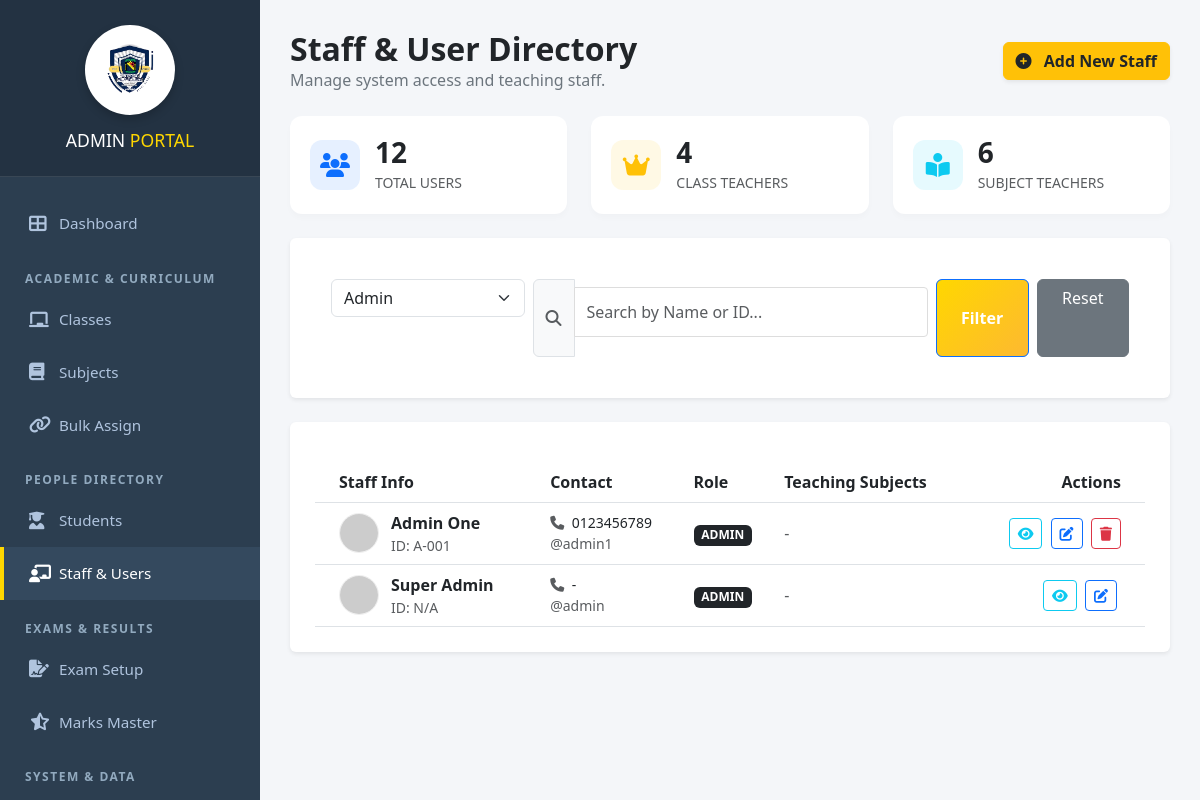
Page /admin/manage_users.php?role=admin (signed in) on the earlier database version.
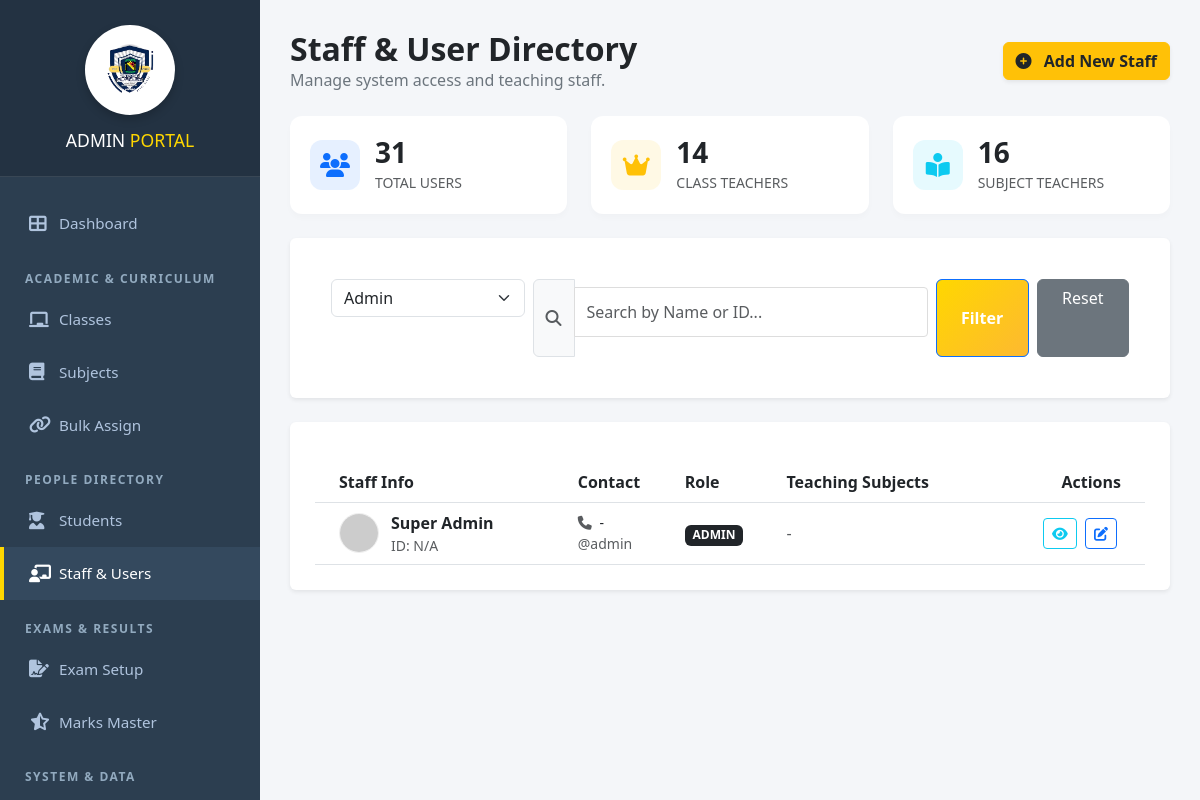
Same page on the later database version.
### tables this page shows
CREATE TABLE `users` (
  `user_id` int(11) NOT NULL,
  `username` varchar(50) NOT NULL,
  `password` varchar(255) NOT NULL,
  `full_name` varchar(100) NOT NULL,
  `role` enum('admin','class_teacher','subject_teacher') NOT NULL,
  `created_at` timestamp NULL DEFAULT current_timestamp(),
  `avatar` varchar(255) DEFAULT NULL,
  `ic_no` varchar(50) DEFAULT NULL,
  `teacher_id_no` varchar(50) DEFAULT NULL,
  `phone` varchar(20) DEFAULT NULL,
  `teaching_subjects` text DEFAULT NULL
);

### admin/manage_users.php (the view, shortened to what the changed rows need)
<?php
include '../config/db.php';
include 'includes/header.php';
$stat_total = $conn->query("SELECT count(*) as c FROM users")->fetch_assoc()['c'];
$stat_class = $conn->query("SELECT count(*) as c FROM users WHERE role = 'class_teacher'")->fetch_assoc()['c'];
$stat_subj = $conn->query("SELECT count(*) as c FROM users WHERE role = 'subject_teacher'")->fetch_assoc()['c'];
$filter_role = isset($_GET['role']) ? $_GET['role'] : '';
$sql = "SELECT u.*,
        (
            SELECT GROUP_CONCAT(s.subject_name SEPARATOR ', ')
            FROM subjects s
            JOIN subject_teachers st ON s.subject_id = st.subject_id
            WHERE st.teacher_id = u.user_id
        ) as teaching_subjects
        FROM users u WHERE 1=1";
if ($filter_role)
    $sql .= " AND u.role = '$filter_role'";
$sql .= " ORDER BY u.created_at DESC";
$users = $conn->query($sql);
?>
<link href="https://cdn.jsdelivr.net/npm/bootstrap@5.3.0/dist/css/bootstrap.min.css" rel="stylesheet">
<link href="https://cdnjs.cloudflare.com/ajax/libs/font-awesome/6.4.0/css/all.min.css" rel="stylesheet">
<div class="wrapper">
    <div class="main-content">
        <div class="container-fluid">
            <div class="d-flex justify-content-between align-items-center mb-4">
                <div>
                    <h2 class="fw-bold text-dark mb-0">Staff & User Directory</h2>
                </div>
            </div>
            <div class="row g-4 mb-4">
                <div class="col-md-4">
                    <div class="stat-card">
                        <div>
                            <h3 class="fw-bold mb-0"><?php echo $stat_total; ?></h3>
                            <span class="text-muted small text-uppercase">Total Users</span>
                        </div>
                    </div>
                </div>
                <div class="col-md-4">
                    <div class="stat-card">
                        <div>
                            <h3 class="fw-bold mb-0"><?php echo $stat_class; ?></h3>
                            <span class="text-muted small text-uppercase">Class Teachers</span>
                        </div>
                    </div>
                </div>
                <div class="col-md-4">
                    <div class="stat-card">
                        <div>
                            <h3 class="fw-bold mb-0"><?php echo $stat_subj; ?></h3>
                            <span class="text-muted small text-uppercase">Subject Teachers</span>
                        </div>
                    </div>
                </div>
            </div>
            <div class="card border-0 shadow-sm">
                <div class="card-body p-0">
                    <div class="table-responsive">
                        <table class="table table-hover align-middle mb-0">
                            <thead class="bg-light">
                                <tr>
                                    <th class="ps-4">Staff Info</th>
                                    <th>Contact</th>
                                    <th>Role</th>
                                    <th>Teaching Subjects</th>
                                    <th class="text-end pe-4">Actions</th>
                                </tr>
                            </thead>
                            <tbody>
                                <?php if ($users->num_rows > 0): ?>
                                    <?php while ($row = $users->fetch_assoc()): ?>
                                        <tr>
                                            <td class="ps-4">
                                                <div class="d-flex align-items-center">
                                                    <?php $avatar = $row['avatar'] ? "../uploads/" . $row['avatar'] : "https://ui-avatars.com/api/?name=" . $row['full_name'] . "&background=random"; ?>
                                                    <img src="<?php echo $avatar; ?>" class="avatar-sm">
                                                    <div>
                                                        <div class="fw-bold text-dark"><?php echo $row['full_name']; ?></div>
                                                        <div class="small text-muted">ID:
                                                            <?php echo $row['teacher_id_no'] ? $row['teacher_id_no'] : 'N/A'; ?>
                                                        </div>
                                                    </div>
                                                </div>
                                            </td>
                                            <td>
                                                <div class="small"><i class="fas fa-phone text-muted me-1"></i>
                                                    <?php echo $row['phone'] ? $row['phone'] : '-'; ?></div>
                                                <div class="small text-muted">@<?php echo $row['username']; ?></div>
                                            </td>
                                            <td>
                                                <?php
                                                $badgeClass = "bg-secondary";
                                                if ($row['role'] == 'admin')
                                                    $badgeClass = "bg-dark";
                                                ?>
                                                <span
                                                    class="badge <?php echo $badgeClass; ?> text-uppercase"><?php echo str_replace('_', ' ', $row['role']); ?></span>
                                            </td>
                                            <td>
                                                <?php if ($row['teaching_subjects']): ?>
                                                    <small class="text-muted text-truncate d-block" style="max-width: 200px;"
                                                        title="<?php echo $row['teaching_subjects']; ?>">
                                                        <?php echo $row['teaching_subjects']; ?>
                                                    </small>
                                                <?php elseif ($row['role'] != 'admin'): ?>
                                                    <span class="small text-muted fst-italic">No subjects assigned</span>
                                                <?php else: ?>
                                                    <span class="text-muted">-</span>
                                                <?php endif; ?>
                                            </td>
                                            <td class="text-end pe-4">
                                                <a href="view_user.php?user_id=<?php echo $row['user_id']; ?>"
                                                    class="btn btn-sm btn-outline-info me-1" title="View"><i
                                                        class="fas fa-eye"></i></a>
                                                <a href="edit_user.php?user_id=<?php echo $row['user_id']; ?>"
                                                    class="btn btn-sm btn-outline-primary me-1" title="Edit"><i
                                                        class="fas fa-edit"></i></a>
                                                <?php if ($row['user_id'] != $_SESSION['user_id']): ?>
                                                    <a href="manage_users.php?delete_id=<?php echo $row['user_id']; ?>"
                                                        class="btn btn-sm btn-outline-danger" title="Delete"
                                                        onclick="return confirm('Are you sure you want to remove this user?');"><i
                                                            class="fas fa-trash"></i></a>
                                                <?php endif; ?>
                                            </td>
                                        </tr>
                                    <?php endwhile; ?>
                                <?php endif; ?>
                            </tbody>
                        </table>
                    </div>
                </div>
            </div>
        </div>
    </div>
</div>
</body>
</html>

Differences in the rows shown:
removed users: full_name "Admin One", teacher_id_no "A-001", phone "0123456789", username "admin1", role "ADMIN"
Other differences:
$stat_total: "12" → "31"
$stat_class: "4" → "14"
$stat_subj: "6" → "16"
